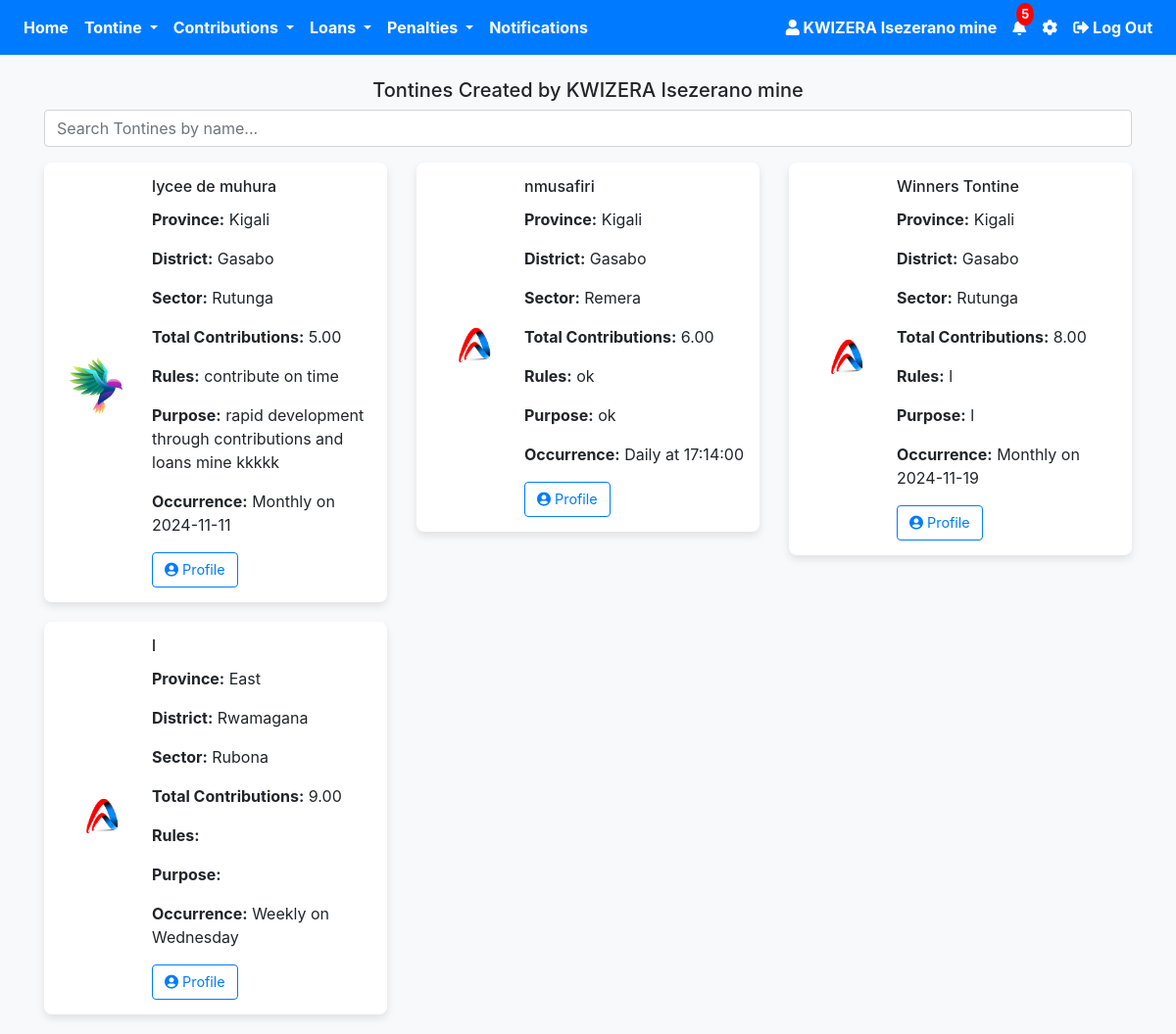
Before: /own_tontine.php (signed in) with the older database file.
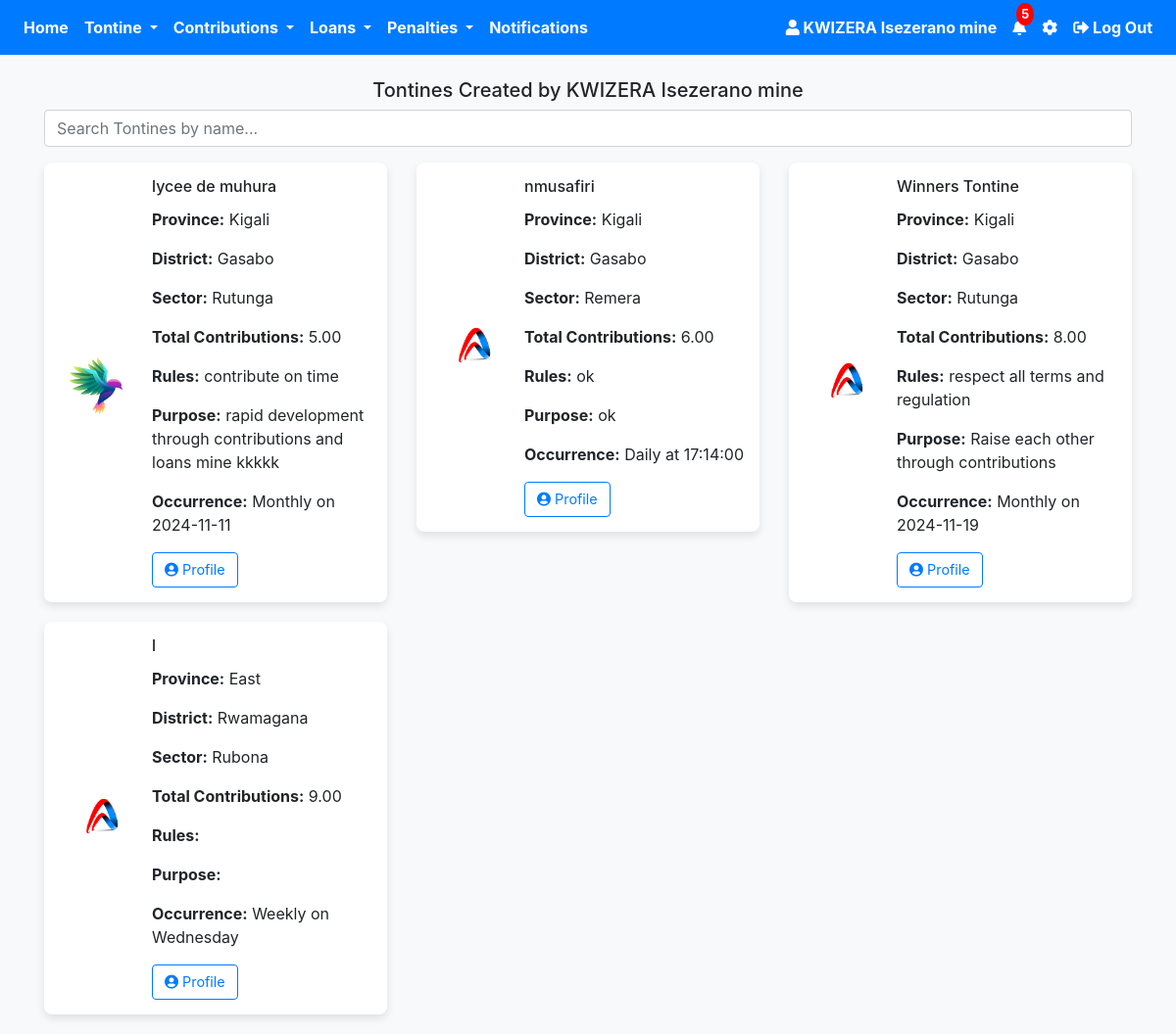
After: the same page with the newer database file.
### tables this page shows
CREATE TABLE `users` (
  `id` int(11) NOT NULL,
  `firstname` varchar(50) NOT NULL,
  `lastname` varchar(50) NOT NULL,
  `phone_number` varchar(15) NOT NULL,
  `idno` varchar(50) NOT NULL,
  `idnotype` varchar(50) NOT NULL,
  `idno_picture` varchar(255) NOT NULL,
  `behalf_name` varchar(30) NOT NULL,
  `behalf_phone_number` varchar(30) NOT NULL,
  `password` varchar(255) NOT NULL,
  `image` varchar(255) NOT NULL,
  `otp` int(11) DEFAULT 0,
  `verified` tinyint(4) NOT NULL DEFAULT 0,
  `otp_used` tinyint(1) NOT NULL DEFAULT 0,
  `otp_login` int(11) NOT NULL DEFAULT 0,
  `otp_forgot` int(11) NOT NULL,
  `otp_behalf` int(11) NOT NULL,
  `otp_behalf_used` tinyint(1) NOT NULL,
  `terms` tinyint(1) DEFAULT 0,
  `created_at` timestamp NOT NULL DEFAULT current_timestamp(),
  `updated_at` timestamp NOT NULL DEFAULT current_timestamp() ON UPDATE current_timestamp(),
  `role` enum('User','Sector','Court') DEFAULT 'User'
);

CREATE TABLE `tontine` (
  `id` int(11) NOT NULL,
  `tontine_name` varchar(255) NOT NULL,
  `logo` varchar(255) DEFAULT NULL,
  `join_date` date NOT NULL,
  `province` varchar(100) NOT NULL,
  `district` varchar(100) NOT NULL,
  `sector` varchar(100) NOT NULL,
  `total_contributions` decimal(10,2) NOT NULL,
  `occurrence` enum('Daily','Weekly','Monthly') NOT NULL,
  `time` time DEFAULT NULL,
  `day` enum('Monday','Tuesday','Wednesday','Thursday','Friday','Saturday','Sunday') DEFAULT NULL,
  `date` date DEFAULT NULL,
  `created_at` timestamp NOT NULL DEFAULT current_timestamp(),
  `user_id` int(11) DEFAULT NULL,
  `role` varchar(30) NOT NULL,
  `purpose` varchar(255) NOT NULL,
  `rules` varchar(255) NOT NULL,
  `status` enum('Not Justified','Justification Request sent','Justified','Rejected') DEFAULT 'Not Justified',
  `reason` varchar(255) NOT NULL,
  `interest` decimal(10,2) NOT NULL DEFAULT 0.00,
  `payment_frequency` enum('Monthly','Weekly') NOT NULL,
  `frequent_payment_date` date DEFAULT NULL,
  `frequent_payment_day` enum('Monday','Tuesday','Wednesday','Thursday','Friday','Saturday','Sunday') DEFAULT NULL,
  `late_contribution_penalty` int(50) NOT NULL,
  `late_loan_repayment_amount` decimal(10,2) DEFAULT 0.00
);

### own_tontine.php (the view, shortened to what this page needs)
<?php
require 'config.php';
$total_notifications = 5;
$user_id = $_SESSION['user_id'];
$stmt = $pdo->prepare("SELECT firstname, lastname FROM users WHERE id = :id");
$stmt->bindParam(':id', $user_id);
$stmt->execute();
$user = $stmt->fetch(PDO::FETCH_ASSOC);
$user_name = htmlspecialchars($user['firstname'] . ' ' . $user['lastname']);
$tontineStmt = $pdo->prepare("SELECT id, tontine_name, logo, join_date, province, district, sector, total_contributions, occurrence, time, day, date, rules, purpose FROM tontine WHERE user_id = :user_id");
$tontineStmt->execute(['user_id' => $user_id]);
$tontines = $tontineStmt->fetchAll(PDO::FETCH_ASSOC);
?>
<!DOCTYPE html>
<html lang="en">
<head>
    <link rel="stylesheet" href="https://stackpath.bootstrapcdn.com/bootstrap/4.5.2/css/bootstrap.min.css">
    <link rel="stylesheet" href="https://cdnjs.cloudflare.com/ajax/libs/font-awesome/5.15.4/css/all.min.css">
</head>
<body>
 <nav class="navbar navbar-expand-lg navbar-dark bg-primary">
    <div class="collapse navbar-collapse" id="navbarNav">
        <ul class="navbar-nav mr-auto">
            <li class="nav-item">
                <a class="nav-link font-weight-bold text-white" href="user_profile.php">Home</a>
            </li>
            <li class="nav-item dropdown">
                <a class="nav-link dropdown-toggle font-weight-bold text-white" href="#" id="paymentsDropdown" role="button" data-toggle="dropdown" aria-haspopup="true" aria-expanded="false">
                    Tontine
                </a>
            </li>
            <li class="nav-item dropdown">
                <a class="nav-link dropdown-toggle font-weight-bold text-white" href="#" id="contributionsDropdown" role="button" data-toggle="dropdown" aria-haspopup="true" aria-expanded="false">
                    Contributions
                </a>
            </li>
            <li class="nav-item dropdown">
                <a class="nav-link dropdown-toggle font-weight-bold text-white" href="#" id="loansDropdown" role="button" data-toggle="dropdown" aria-haspopup="true" aria-expanded="false">
                    Loans
                </a>
            </li>
            <li class="nav-item dropdown">
                <a class="nav-link dropdown-toggle font-weight-bold text-white" href="#" id="penaltiesDropdown" role="button" data-toggle="dropdown" aria-haspopup="true" aria-expanded="false">
                    Penalties
                </a>
            </li>
            <li class="nav-item">
                <a class="nav-link font-weight-bold text-white" href="#">Notifications</a>
            </li>
        </ul>
        <ul class="navbar-nav ml-auto">
            <li class="nav-item">
                <a class="nav-link font-weight-bold text-white" href="#">
                    <i class="fas fa-user"></i>
                    <?php echo htmlspecialchars($user_name); ?>
                </a>
            </li>
            <li class="nav-item">
                <a class="nav-link position-relative font-weight-bold text-white" href="#">
                    <i class="fas fa-bell"></i>
                    <span class="notification-badge"><?php echo $total_notifications; ?></span>
                </a>
            </li>
            <li class="nav-item">
                <a class="nav-link font-weight-bold text-white" href="setting.php">
                    <i class="fas fa-cog"></i>
                </a>
            </li>
            <li class="nav-item">
                <a class="nav-link font-weight-bold text-white" href="#" onclick="confirmLogout()">
                    <i class="fas fa-sign-out-alt"></i> Log Out
                </a>
            </li>
        </ul>
    </div>
</nav>
<div class="container">
    <h5 class="text-center mt-4">Tontines Created by <?php echo htmlspecialchars($user_name); ?></h5>
    <div class="form-group">
        <input type="text" id="search" class="form-control" placeholder="Search Tontines by name..." onkeyup="searchTontines()">
    </div>
    <div class="row" id="tontine-list">
        <?php foreach ($tontines as $tontine): ?>
            <div class="col-md-4 tontine-item">
                <div class="tontine-card">
                    <img src="<?php echo htmlspecialchars($tontine['logo']); ?>" alt="Tontine Logo" class="tontine-logo">
                    <div class="card-content">
                        <h6 class="card-title"><?php echo htmlspecialchars($tontine['tontine_name']); ?></h6>
                        <p><strong>Province:</strong> <?php echo htmlspecialchars($tontine['province']); ?></p>
                        <p><strong>District:</strong> <?php echo htmlspecialchars($tontine['district']); ?></p>
                        <p><strong>Sector:</strong> <?php echo htmlspecialchars($tontine['sector']); ?></p>
                        <p><strong>Total Contributions:</strong> <?php echo htmlspecialchars($tontine['total_contributions']); ?></p>
                        <p><strong>Rules:</strong> <?php echo htmlspecialchars($tontine['rules']); ?></p>
                        <p><strong>Purpose:</strong> <?php echo htmlspecialchars($tontine['purpose']); ?></p>
                        <?php
                        if ($tontine['occurrence'] == 'Daily') {
                            echo "<p><strong>Occurrence:</strong> Daily at " . htmlspecialchars($tontine['time']) . "</p>";
                        } elseif ($tontine['occurrence'] == 'Weekly') {
                            echo "<p><strong>Occurrence:</strong> Weekly on " . htmlspecialchars($tontine['day']) . "</p>";
                        } elseif ($tontine['occurrence'] == 'Monthly') {
                            echo "<p><strong>Occurrence:</strong> Monthly on " . htmlspecialchars($tontine['date']) . "</p>";
                        }
                        ?>
<div class="card-buttons d-flex justify-content-start">
    <button class="btn btn-outline-primary btn-custom" onclick="window.location.href='tontine_profile.php?id=<?php echo $tontine['id']; ?>'">
        <i class="fas fa-user-circle"></i>  Profile
    </button>
</div>
                    </div>
                </div>
            </div>
        <?php endforeach; ?>
    </div>
</div>
</body>
</html>

### own_tontine.php (style rules this page uses)
.notification-badge { position: absolute; top: -5px; right: -0px; background-color: red; color: white; border-radius: 50%; padding: 2px 5px; font-size: 0.80rem; }
body { background-color: #f8f9fa; }
.tontine-card { display: flex; align-items: center; padding: 15px; background-color: #fff; border-radius: 8px; box-shadow: 0px 4px 8px rgba(0, 0, 0, 0.1); margin-bottom: 20px; }
.tontine-logo { width: 80px; height: 80px; object-fit: cover; border-radius: 50%; margin-right: 15px; }
.card-content { flex: 1; }
.card-buttons { margin-top: 10px; }
.btn-custom { font-size: 0.9rem; margin-right: 5px; }

Changed rows visible on the page:
changed tontine "Winners Tontine": rules "l" → "respect all terms and regulation"; purpose "l" → "Raise each other through contributions"
